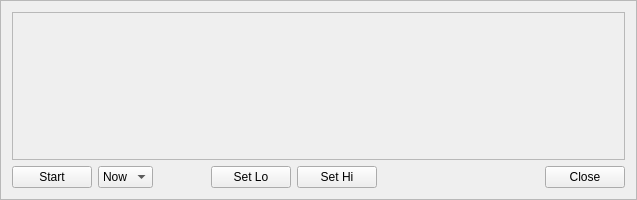
<?xml version="1.0" encoding="UTF-8"?>
<ui version="4.0">
 <class>MatrixMonitor</class>
 <widget class="QFrame" name="MatrixMonitor">
  <property name="geometry">
   <rect>
    <x>0</x>
    <y>0</y>
    <width>637</width>
    <height>200</height>
   </rect>
  </property>
  <property name="sizePolicy">
   <sizepolicy hsizetype="Minimum" vsizetype="Minimum">
    <horstretch>0</horstretch>
    <verstretch>0</verstretch>
   </sizepolicy>
  </property>
  <property name="windowTitle">
   <string>Matrix monitor</string>
  </property>
  <property name="frameShape">
   <enum>QFrame::StyledPanel</enum>
  </property>
  <property name="frameShadow">
   <enum>QFrame::Raised</enum>
  </property>
  <layout class="QGridLayout" name="gridLayout_2">
   <item row="1" column="6">
    <widget class="QPushButton" name="HiButton">
     <property name="text">
      <string>Set Hi</string>
     </property>
    </widget>
   </item>
   <item row="1" column="8">
    <widget class="QPushButton" name="CloseButton">
     <property name="text">
      <string>Close</string>
     </property>
    </widget>
   </item>
   <item row="1" column="2">
    <widget class="QComboBox" name="ModeSelector">
     <property name="editable">
      <bool>false</bool>
     </property>
     <property name="currentText">
      <string>Now</string>
     </property>
     <property name="sizeAdjustPolicy">
      <enum>QComboBox::AdjustToContents</enum>
     </property>
     <property name="frame">
      <bool>true</bool>
     </property>
     <item>
      <property name="text">
       <string>Now</string>
      </property>
     </item>
     <item>
      <property name="text">
       <string>Min</string>
      </property>
     </item>
     <item>
      <property name="text">
       <string>Max</string>
      </property>
     </item>
    </widget>
   </item>
   <item row="1" column="1">
    <widget class="QPushButton" name="RunButton">
     <property name="text">
      <string>Start</string>
     </property>
     <property name="checkable">
      <bool>true</bool>
     </property>
    </widget>
   </item>
   <item row="1" column="5">
    <widget class="QPushButton" name="LoButton">
     <property name="text">
      <string>Set Lo</string>
     </property>
    </widget>
   </item>
   <item row="0" column="1" colspan="8">
    <widget class="QFrame" name="Dashboard">
     <property name="sizePolicy">
      <sizepolicy hsizetype="Minimum" vsizetype="Minimum">
       <horstretch>0</horstretch>
       <verstretch>0</verstretch>
      </sizepolicy>
     </property>
     <property name="frameShape">
      <enum>QFrame::StyledPanel</enum>
     </property>
     <property name="frameShadow">
      <enum>QFrame::Raised</enum>
     </property>
    </widget>
   </item>
   <item row="1" column="3">
    <spacer name="horizontalSpacer_2">
     <property name="orientation">
      <enum>Qt::Horizontal</enum>
     </property>
     <property name="sizeType">
      <enum>QSizePolicy::Fixed</enum>
     </property>
     <property name="sizeHint" stdset="0">
      <size>
       <width>40</width>
       <height>20</height>
      </size>
     </property>
    </spacer>
   </item>
   <item row="1" column="7">
    <spacer name="horizontalSpacer">
     <property name="orientation">
      <enum>Qt::Horizontal</enum>
     </property>
     <property name="sizeHint" stdset="0">
      <size>
       <width>218</width>
       <height>20</height>
      </size>
     </property>
    </spacer>
   </item>
  </layout>
 </widget>
 <resources/>
 <connections/>
</ui>
